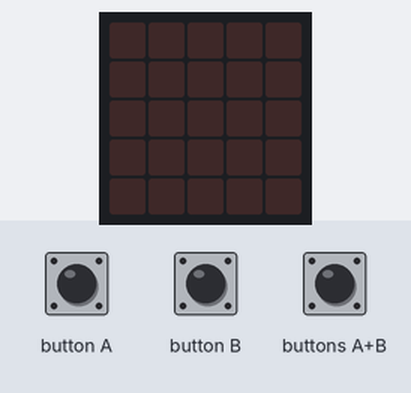
The program below on a simulated BBC micro:bit (MakeCode). Parts: the board's 5×5 LED display. The inputs (shaded band) are chosen by the test bench.

Above: at 1.2 s.
1.3 s: buttons A+B pressed for 3.2 s
At 4.5 s:
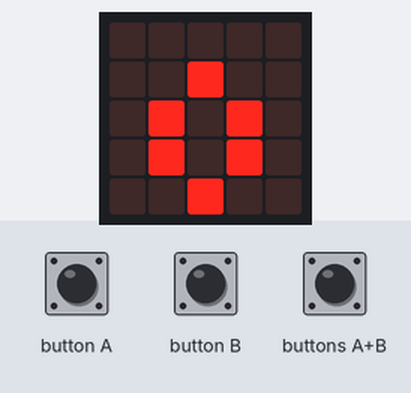
6.0 s: buttons A+B pressed for 0.15 s
At 6.4 s:
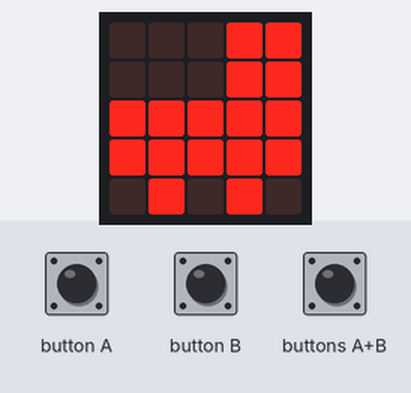
7.6 s: buttons A+B pressed for 1 s
At 9.5 s:
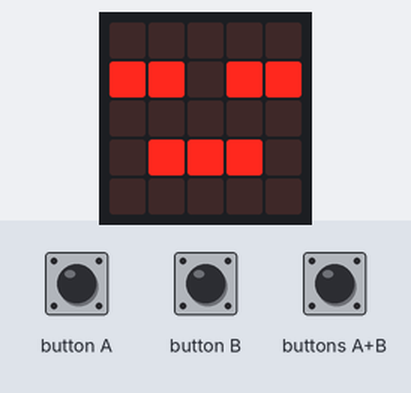
Timing chart, 0 to 11.0 s (numbered marks = the images above; inputs shaded):
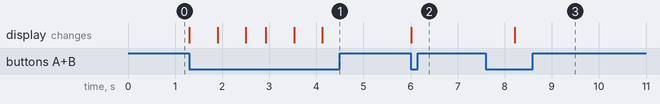

The program:

main.ts
```typescript
basic.forever(function () {
    if (input.buttonIsPressed(Button.A)) {
        basic.showIcon(IconNames.Rollerskate)
    }
    if (input.buttonIsPressed(Button.B)) {
        basic.showIcon(IconNames.Asleep)
    }
    if (input.buttonIsPressed(Button.AB)) {
        basic.showLeds(`
            . . . . .
            . . # . .
            . # . # .
            . # . # .
            . . # . .
            `)
    }
})
```

test.ts
```typescript
// aquí va el archivo "tests"; esto no se compilará cuando este paquete se utilice como una extensión.
```

Measured:
- after the input at 1.3 s, the display: first changes at once (image 1 shows a later state)
- after the input at 6.0 s, the display: changes at once (image 2)
- after the input at 7.6 s, the display: changes after 0.62 s (image 3)
